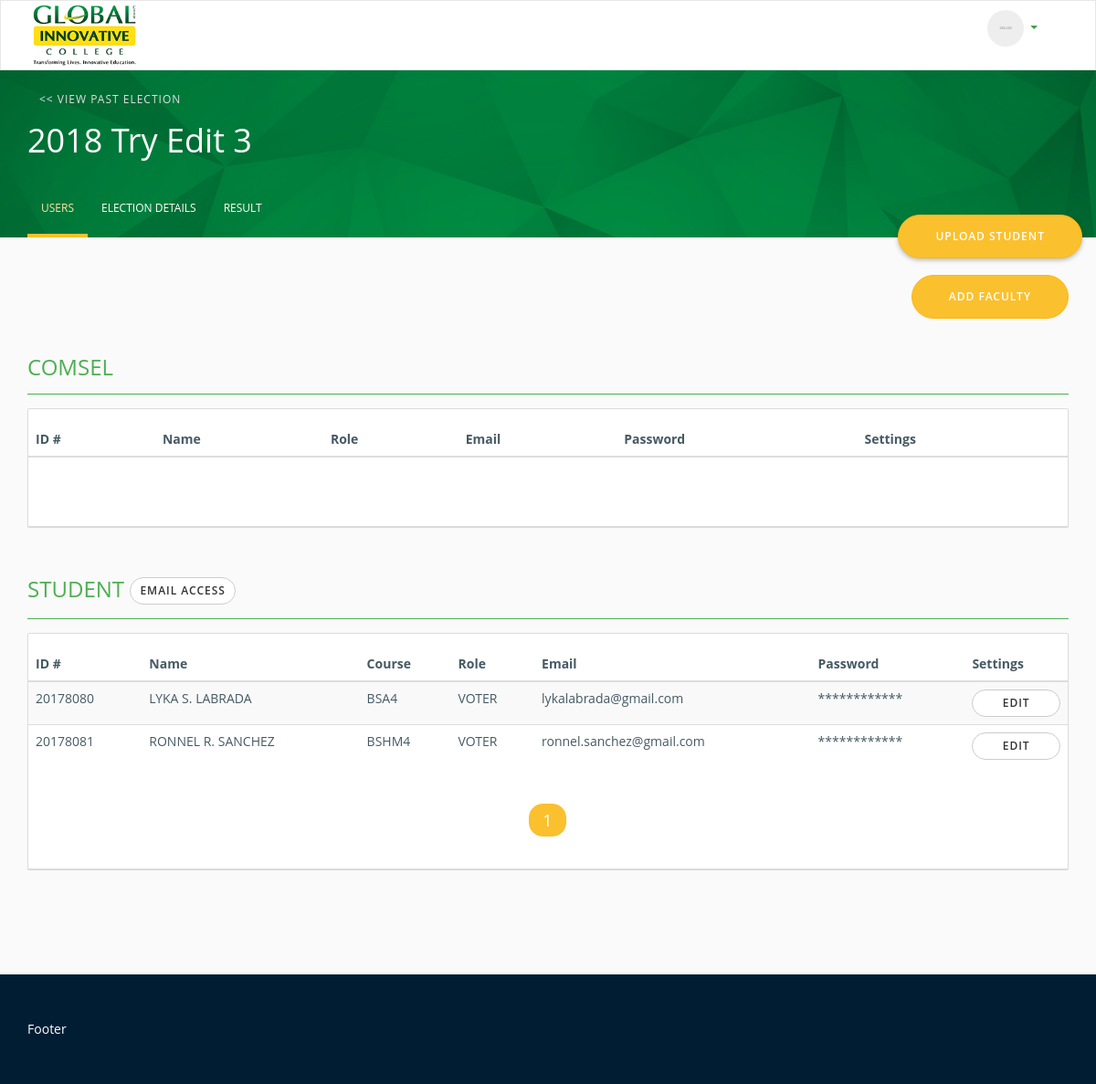
/admin-election.php?elect=2, run on the app's committed database.
### tables this page shows
CREATE TABLE `election` (
  `election_id` int(11) NOT NULL,
  `election_name` varchar(100) NOT NULL,
  `start_date` date NOT NULL,
  `end_date` date NOT NULL,
  `election_desc` varchar(100) NOT NULL,
  `date_added` timestamp NOT NULL DEFAULT CURRENT_TIMESTAMP ON UPDATE CURRENT_TIMESTAMP,
  `date_modified` timestamp NOT NULL DEFAULT '0000-00-00 00:00:00'
);

CREATE TABLE `voter_election` (
  `Id` int(11) NOT NULL,
  `username` varchar(100) NOT NULL,
  `election_id` int(10) NOT NULL,
  `role` varchar(10) NOT NULL,
  `already_voted` tinyint(1) NOT NULL DEFAULT '0'
);

CREATE TABLE `student_list` (
  `student_id` int(255) NOT NULL,
  `student_lname` varchar(100) NOT NULL,
  `student_fname` varchar(100) NOT NULL,
  `student_mi` varchar(100) NOT NULL,
  `student_course` varchar(255) NOT NULL,
  `student_email` varchar(255) NOT NULL
);

### admin-election.php (the view, shortened to what this page needs)
<!DOCTYPE HTML PUBLIC "-//W3C//DTD HTML 4.01 Transitional//EN" "http://www.w3.org/TR/html4/loose.dtd">
<html lang="en">
  <head>
    <link href="css/voting-ronnelsanchez.css" rel="stylesheet">
    <link rel="stylesheet" href="css/datepicker/datepicker.css">
    <link href="css/styles.css" rel="stylesheet">
    <link href="css/bootstrap-dialog.min.css" rel="stylesheet" type="text/css" />
  </head>
  <body>
  <body>
    <header id="global-nav" class="navbar navbar-default">
        <nav role="navigation">
          <div class="container">
            <div class="navbar-header">
             <img class="brand-logo" width="125" src="images/school-logo.png">
            </div>
            <div class="collapse navbar-collapse navbar-ex1-collapse">
              <ul id="right-nav" class="nav navbar-nav navbar-right">
                <li>
                  <div class="user-nav dropdown">
                    <a data-toggle="dropdown" href="#">
                      <div class="media">
                        <div class="media-left media-middle">
                          <img width="40" class="img-circle" alt=".img-circle">
                          <i class="fa fa-fw  hidden-xs" aria-hidden="true" title="Copy to use caret-down"></i>
                        </div>
                    </div>
                    </a>
                  </div>
                </li>
              </ul>
            </div>
          </div>
        </nav>
    </header>
    <div id="banner" class="navbar navbar-secondary">
    <nav role="navigation">
      <div class="container">
          <div class="row">
            <div class="col-xs-12 col-sm-12 col-md-6 col-lg-6">
                <div class="heading">
                <a href="./admin.php" class="btn btn-link"><< view past election</a>
                <?php
                  $queryy = "SELECT * FROM election where election_id=".$GLOBALS['electionId'];
                  $resultt = mysql_query($queryy);
                  while($row = mysql_fetch_array($resultt)){
                    echo "<h1>".$row['election_name']."</h1>";
                  }
                  ?>
                </div>
            </div>
          </div>
          <ul id="sub-nav" class="nav nav-tabs-secondary hidden-xs">
            <li class="active">
              <a data-toggle="tab" href="#uTab">Users</a>
            </li>
            <li>
              <a data-toggle="tab" href="#eTab">Election Details</a>
            </li>
            <li>
              <a data-toggle="tab" href="#rTab">Result</a>
            </li>
          </ul>
       </div>
    </nav>
  </div>
    <main>
      <div class="container tab-content">
        <div id="uTab" class="row tab-pane fade in active">
          <div class="col-xs-12">
            <button class="btn btn-primary btn-xl btn-float pull-right"  data-toggle="modal" data-target="#uploadStudent">Upload Student</button>
          </div>
          <div class="col-xs-12">
            <button class='btn btn-primary btn-xl pull-right'  data-toggle='modal' id='' data-target='#newFaculty'>Add Faculty</button>
          </div>
          <div class="col-xs-12">
            <div class="section-title in-progress">
              <h2 class="h3">COMSEL   </h2>
            </div>
          </div>
          <div class="col-xs-12">
            <div class="main-content">
              <div class="row section">
                <div id="table-member" class="table-responsive">
                  <table class="table table-hover  table-striped">
                    <thead>
                      <tr>
                        <th>ID #</th>
                        <th>Name</th>
                        <th>Role</th>
                        <th>Email</th>
                        <th>Password</th>
                        <th>Settings</th>
                      </tr>
                    </thead>
                  </table>
                </div>
                <div class="col-md-12 text-center">
                </div>
              </div>
            </div>
          </div>
            <div class="col-xs-12">
            <div class="section-title in-progress">
              <h2 class="h3">STUDENT   <button class="btn btn-default btn-sm" data-toggle='modal' data-target='#confirmEmailBlastModal'>Email Access</button></h2>
            </div>
          </div>
          <div class="col-xs-12">
            <div class="main-content">
                <div class='row section'>
                <div id='table-member' class='table-responsive'>
                  <table class='table table-hover  table-striped'>
                    <thead>
                      <tr>
                        <th>ID #</th>
                        <th>Name</th>
                        <th>Course</th>
                        <th>Role</th>
                        <th>Email</th>
                        <th>Password</th>
                        <th>Settings</th>
                      </tr>
                    </thead>
                    <tbody id='sTable'>
                      <?php
                        $query = "SELECT distinct * FROM voter_election aa left join student_list a on a.student_id=aa.username left join users b on a.student_id = b.username where aa.election_id=".$GLOBALS['electionId']." and aa.role not in ('admin','faculty') ORDER BY b.user_fname";
                        $result = mysql_query($query);
                        while($row = mysql_fetch_array($result)){
                          echo "
                        <tr>
                          <td>".$row['student_id']."</td>
                          <td>".strtoupper($row['student_fname']).' '.strtoupper($row['student_mi']).' '.strtoupper($row['student_lname'])."</td>
                          <td>".strtoupper($row['student_course'])."</td>
                          <td>".strtoupper($row['role'])."</td>
                          <td>".$row['student_email']."</td>
                          <td>************</td>
                          <td><button class='btn btn-default btn-sm btn-block' id='editStudentBtn' data-toggle='modal' data-target='#editStudentmodal' data-id='".$row['student_id']."'>Edit</button></td>
                        </tr>";
                        }
                      ?>
                    </tbody>
                  </table>
                </div>
                <div class='col-md-12 text-center'>
                <ul class='pagination pagination-lg pager' id='sPager'></ul>
                </div>
              </div>
            </div>
          </div>
        </div>
      </div>
    </main>
    <footer>
      <div class="container">
        Footer
      </div>
    </footer>
  </body>
</html>

### css/styles.css (style rules this page uses)
html,body { height: 100%; background-color: #fafafa; }
#banner { background: url('../images/bg.jpg'); background-size: cover; background-repeat: no-repeat; background-attachment: fixed; }
footer { margin-top: 100px; padding-top: 50px; padding-bottom: 50px; bottom: 0; width: 100%; background-color: #001d33; color: #ffffff; }
.btn-float { margin: 20px 0px; position: absolute; top: -85px; box-shadow: 0 2px 5px 0 rgba(0,0,0,.26); right: 0; }
.heading { padding: 15px 0 15px; word-break: break-word; }
#sub-nav { display: inline-block; }
#right-nav { margin:5px 0; }
.user-nav { display: inline-block; width: 100%; }
.user-nav > a { display: inline-block; width: 100%; padding: 5px; border-radius: 4px; }
.section-title { padding: 5px 0; margin-bottom: 15px; margin-top: 25px; }
.in-progress { color: #4CAF50; border-bottom: 1px solid #4CAF50; }
.section { border-bottom: 1px solid #ddd; }
.section:last-child { border-bottom: none; }
.left-content, .main-content { background-color: #fff; border: 1px solid #ddd; border-radius: 2px; -webkit-box-shadow: 0 1px 1px 0 rgba(0, 0, 0, 0.14); box-shadow: 0 1px 1px 0 rgba(0, 0, 0, 0.14); padding: 15px; margin-bottom: 15px; }
@media (min-width: 320px) { .section-title { font-size: 18px; } }
@media (min-width: 320px) { .btn-float { top: -45px; } }
@media (min-width: 480px) { .section-title { font-size: 18px; } }
@media (min-width: 480px) { .btn-float { top: -45px; } }
@media (min-width: 768px) { .section-title { font-size: 18px; } }
@media (min-width: 768px) { .btn-float { top: -85px; } }
@media (min-width: 992px) { .section-title { font-size: 24px; } }
@media (min-width: 992px) { .btn-float { top: -85px; } }
@media (min-width: 1200px) { .section-title { font-size: 24px; } }
@media (min-width: 1200px) { .btn-float { top: -85px; } }

### data on the page
election: election_name "2018 Try Edit 3"
voter_election: student_list.student_id "20178080", student_list.student_fname "LYKA", student_list.student_mi "S.", student_list.student_lname "LABRADA", student_list.student_course "BSA4", role "VOTER", student_list.student_email "lykalabrada@gmail.com"
voter_election: student_list.student_id "20178081", student_list.student_fname "RONNEL", student_list.student_mi "R.", student_list.student_lname "SANCHEZ", student_list.student_course "BSHM4", role "VOTER", student_list.student_email "ronnel.sanchez@gmail.com"
